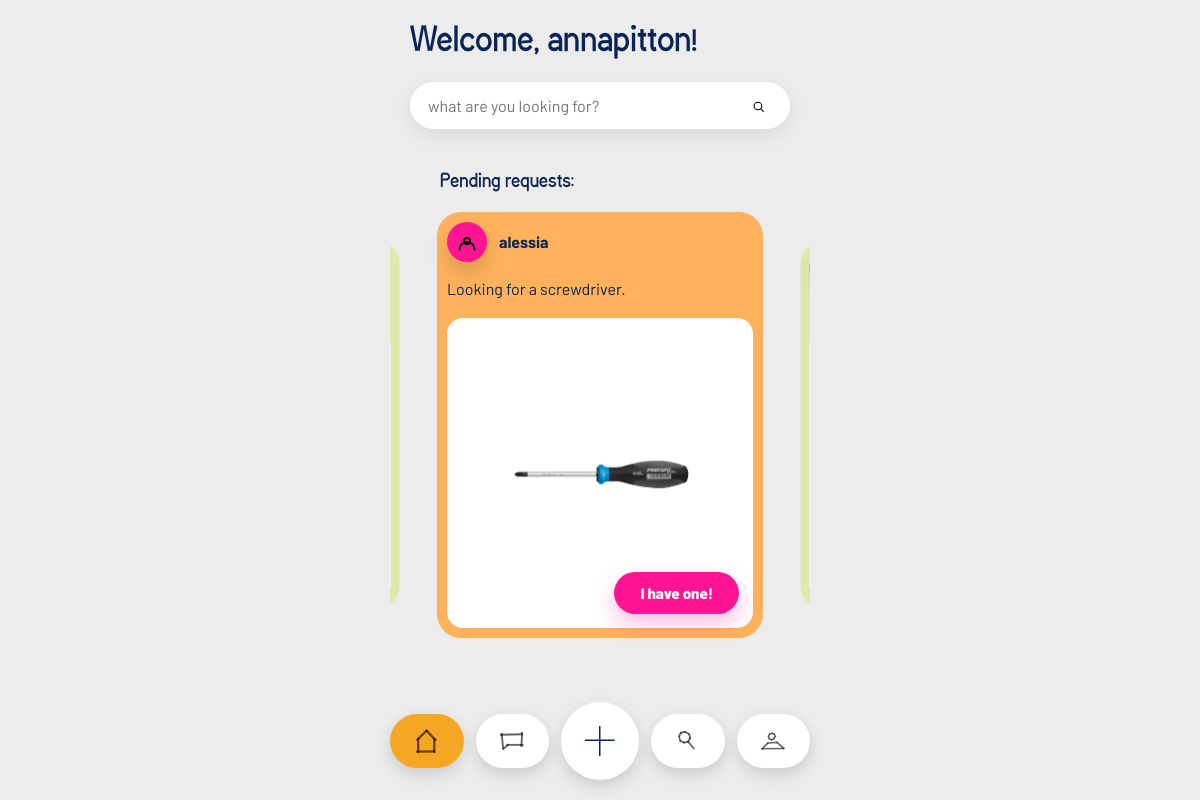
The app's page /dashboard (signed in) with its own data.
### tables this page shows
CREATE TABLE users (
                id INTEGER PRIMARY KEY AUTOINCREMENT,
                username TEXT UNIQUE NOT NULL,
                email TEXT UNIQUE,
                password TEXT NOT NULL,
                location TEXT,
                categories TEXT
            , photo TEXT, latitude REAL, longitude REAL);

CREATE TABLE requests (
            id INTEGER PRIMARY KEY AUTOINCREMENT,
            item_id INTEGER NOT NULL,
            borrower_id INTEGER NOT NULL,
            status TEXT DEFAULT 'pending',
            created_at TIMESTAMP DEFAULT CURRENT_TIMESTAMP,
            FOREIGN KEY (item_id) REFERENCES items (id),
            FOREIGN KEY (borrower_id) REFERENCES "users_old" (id)
        );

CREATE TABLE items (
            id INTEGER PRIMARY KEY AUTOINCREMENT,
            name TEXT NOT NULL,
            description TEXT,
            owner_id INTEGER NOT NULL,
            status TEXT DEFAULT 'available',
            keywords TEXT, category TEXT, photo TEXT,
            FOREIGN KEY (owner_id) REFERENCES "users_old" (id)
        );

### app.py (the view, shortened to what this page needs)
@app.route('/dashboard')
def dashboard():
    if 'user_id' not in session:
        return redirect(url_for('login'))
    success_message = None
    if session.pop('login_success', False):
        success_message = 'You are successfully logged in'
    conn = get_db_connection()
    cursor = conn.cursor()
    cursor.execute('SELECT * FROM items WHERE owner_id = ?', (session['user_id'],))
    my_items = cursor.fetchall()
    cursor.execute('''
        SELECT r.id, r.status, r.created_at, i.name as item_name, i.photo as item_photo, u.username as borrower
        FROM requests r
        JOIN items i ON r.item_id = i.id
        JOIN users u ON r.borrower_id = u.id
        WHERE i.owner_id = ?
        ORDER BY r.created_at DESC
    ''', (session['user_id'],))
    requests_for_me = cursor.fetchall()
    cursor.execute('SELECT categories FROM users WHERE id = ?', (session['user_id'],))
    user_categories_row = cursor.fetchone()
    user_categories = []
    if user_categories_row and user_categories_row['categories']:
        user_categories = [cat.strip() for cat in user_categories_row['categories'].split(',') if cat.strip()]
    matching_requested_items = []
    seen_request_ids = set()
    if user_categories:
        for category in user_categories:
            cursor.execute('''
                SELECT i.id, i.name, i.description, i.photo, u.username as owner
                FROM items i
                JOIN users u ON i.owner_id = u.id
                WHERE i.category LIKE ? AND i.owner_id != ? AND i.status = 'requested'
                ORDER BY i.id DESC
            ''', (f'%{category}%', session['user_id']))
            for item in cursor.fetchall():
                if item['id'] not in seen_request_ids:
                    matching_requested_items.append(item)
                    seen_request_ids.add(item['id'])
    cursor.execute('''
        SELECT id, name, photo
        FROM items
        WHERE owner_id = ? AND status = 'requested'
        ORDER BY id DESC
    ''', (session['user_id'],))
    my_open_requests = cursor.fetchall()
    cursor.execute('''
        SELECT r.id, r.status, r.created_at, i.name as item_name
        FROM requests r
        JOIN items i ON r.item_id = i.id
        WHERE r.borrower_id = ?
        ORDER BY r.created_at DESC
    ''', (session['user_id'],))
    my_requests = cursor.fetchall()
    conn.close()
    return render_template('dashboard.html',
                         username=session['username'],
                         success_message=success_message,
                         my_items=my_items,
                         requests_for_me=requests_for_me,
                         matching_requested_items=matching_requested_items,
                         my_open_requests=my_open_requests,
                         my_requests=my_requests)

### app.py (called while the page is built)
@app.url_defaults
def add_static_file_version(endpoint, values):
    if endpoint != 'static' or 'filename' not in values:
        return
    filepath = os.path.join(app.static_folder, values['filename'])
    if os.path.exists(filepath):
        values['v'] = int(os.path.getmtime(filepath))

def get_db_connection():
    conn = sqlite3.connect(DATABASE)
    conn.row_factory = sqlite3.Row
    conn.create_function('distance_km', 4, haversine_km)
    return conn

@app.context_processor
def inject_current_user_photo():
    if 'user_id' not in session:
        return {'current_user_photo': None}
    conn = get_db_connection()
    cursor = conn.cursor()
    cursor.execute('SELECT photo FROM users WHERE id = ?', (session['user_id'],))
    row = cursor.fetchone()
    conn.close()
    return {'current_user_photo': row['photo'] if row else None}

### templates/dashboard.html (shortened to what this page needs)
<!DOCTYPE html>
<html lang="en">
<head>
    <link rel="stylesheet" href="{{ url_for('static', filename='style.css') }}">
</head>
<body class="dashboard-page dashboard-home">
    <div class="container dashboard-mobile">
        <header class="dashboard-header">
            <h1 class="welcome">Welcome, {{ username }}!</h1>
            <form class="search-form-mobile" action="{{ url_for('search') }}" method="GET" autocomplete="off" data-live-search>
                <div class="search-bar-wrapper">
                    <input type="text" name="q" placeholder="what are you looking for?" aria-label="search">
                    <span class="search-btn" aria-hidden="true">
                        <span class="icon icon-search" aria-hidden="true"></span>
                    </span>
                </div>
            </form>
        </header>
        <main>
            <section class="pending-section">
                <h2 class="section-title">Pending requests:</h2>
                {% if requests_for_me or my_open_requests or matching_requested_items %}
                    <div class="pending-cards-scroll">
                    {% for req in requests_for_me %}
                    <div class="pending-card">
                        <div class="pending-card-header">
                            <div class="requester-avatar icon icon-user"></div>
                            <div class="requester-name">{{ req.borrower }}</div>
                        </div>
                        <p class="request-desc">Looking for a {{ req.item_name }}.</p>
                        <div class="request-image-card">
                            {% if req.item_photo %}
                            <img src="{{ url_for('static', filename='uploads/' + req.item_photo) }}" alt="{{ req.item_name }}" class="request-image">
                            {% else %}
                            <img src="{{ url_for('static', filename='img_screwdriver.png') }}" alt="{{ req.item_name }}" class="request-image">
                            {% endif %}
                            <button type="button" class="big-action-button" onclick='openHaveOneModal({{ url_for("respond_request", request_id=req.id) | tojson }}, {{ ("Hi! I have a " ~ req.item_name ~ " for you.") | tojson }})'>I have one!</button>
                        </div>
                    </div>
                    {% endfor %}
                    </div>
                {% else %}
                    <p class="empty-state">No pending requests</p>
                {% endif %}
            </section>
        </main>
        {% include 'footer_nav.html' %}
    </div>
</body>
</html>

### records on screen
users: username "annapitton"
requests: borrower "alessia", item_name "screwdriver", item_name (picture)
